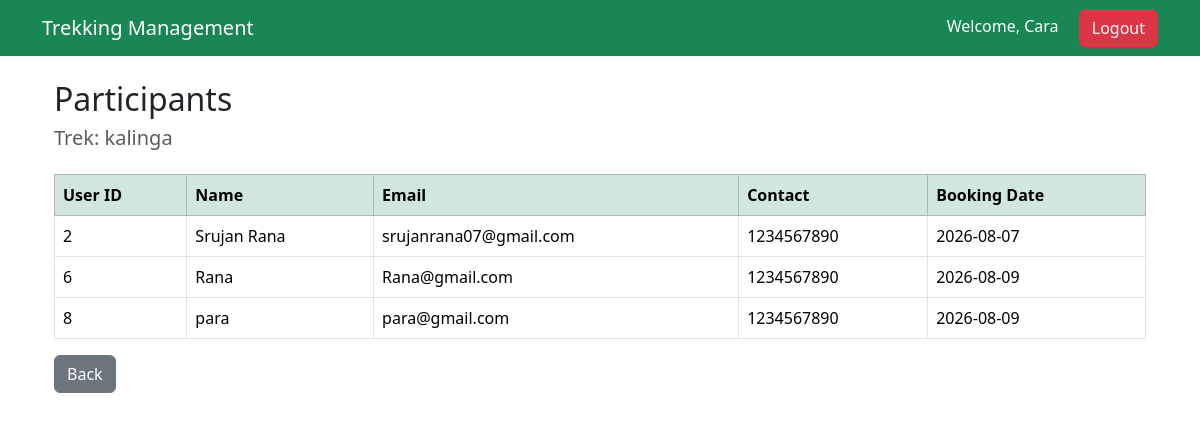
The app's page /staff/participants/1 (signed in) with its own data.
### models.py (models this page shows)
class User(UserMixin, db.Model):
    __tablename__ = "users"
    id = db.Column(db.Integer, primary_key=True)
    name = db.Column(db.String(100), nullable=False)
    email = db.Column(db.String(120), unique=True, nullable=False)
    password = db.Column(db.String(200), nullable=False)
    role = db.Column(db.String(20), nullable=False)
    status = db.Column(db.String(20), default="pending")
    contact = db.Column(db.String(20))

class Trek(db.Model):
    __tablename__ = "treks"
    id = db.Column(db.Integer, primary_key=True)
    name = db.Column(db.String(100), nullable=False)
    location = db.Column(db.String(100))
    difficulty = db.Column(db.String(30))
    duration = db.Column(db.Integer)
    available_slots = db.Column(db.Integer)
    status = db.Column(db.String(20), default="Open")
    start_date = db.Column(db.Date)
    end_date = db.Column(db.Date)
    description = db.Column(db.Text)
    staff_id = db.Column(
        db.Integer,
        db.ForeignKey("users.id")
    )

class Booking(db.Model):
    __tablename__ = "bookings"
    id = db.Column(db.Integer, primary_key=True)
    booking_date = db.Column(db.Date)
    status = db.Column(db.String(20), default="Booked")
    user_id = db.Column(
        db.Integer,
        db.ForeignKey("users.id")
    )
    trek_id = db.Column(
        db.Integer,
        db.ForeignKey("treks.id")
    )

### routes/staff.py (the view)
@staff.route("/participants/<int:trek_id>")
@login_required
def view_participants(trek_id):
    if current_user.role != "staff":
        return "Access Denied"
    trek = Trek.query.get_or_404(trek_id)
    if trek.staff_id != current_user.id:
        return "Access Denied"
    bookings = Booking.query.filter_by(
        trek_id=trek.id,
        status="Booked"
    ).all()
    user_dict = {
        user.id: user
        for user in User.query.all()
    }
    return render_template(
        "staff/participants.html",
        trek=trek,
        bookings=bookings,
        user_dict=user_dict
    )

### app.py (called while the page is built)
@login_manager.user_loader
def load_user(user_id):
    return User.query.get(int(user_id))

### templates/staff/participants.html
{% extends "base.html" %}
{% block content %}
<div class="container mt-4">
    <h2>Participants</h2>
    <h5 class="text-muted">
        Trek: {{ trek.name }}
    </h5>
    <table class="table table-bordered table-hover mt-4">
        <thead class="table-success">
            <tr>
                <th>User ID</th>
                <th>Name</th>
                <th>Email</th>
                <th>Contact</th>
                <th>Booking Date</th>
            </tr>
        </thead>
        <tbody>
            {% if bookings %}
                {% for booking in bookings %}
                {% set participant = user_dict.get(booking.user_id) %}
                <tr>
                    <td>{{ participant.id }}</td>
                    <td>{{ participant.name }}</td>
                    <td>{{ participant.email }}</td>
                    <td>{{ participant.contact }}</td>
                    <td>{{ booking.booking_date }}</td>
                </tr>
                {% endfor %}
            {% else %}
                <tr>
                    <td colspan="5" class="text-center">
                        No participants have booked this trek.
                    </td>
                </tr>
            {% endif %}
        </tbody>
    </table>
    <a href="{{ url_for('staff.assigned_treks') }}"
       class="btn btn-secondary">
        Back
    </a>
</div>
{% endblock %}

### templates/base.html (shortened to what this page needs)
<!DOCTYPE html>
<html>
<head>
    <link href="https://cdn.jsdelivr.net/npm/bootstrap@5.3.3/dist/css/bootstrap.min.css"
          rel="stylesheet">
</head>
<body>
<nav class="navbar navbar-expand-lg navbar-dark bg-success">
    <div class="container">
        <a class="navbar-brand" href="{{ url_for('home') }}">
            Trekking Management
        </a>
        <div class="ms-auto">
            {% if current_user.is_authenticated %}
                <span class="text-white me-3">
                    Welcome, {{ current_user.name }}
                </span>
                <a href="{{ url_for('auth.logout') }}" class="btn btn-danger">
                    Logout
                </a>
            {% endif %}
        </div>
    </div>
</nav>
<div class="container mt-4">
{% block content %}
{% endblock %}
</div>
</body>
</html>

### records on screen
User: name "Cara"
Trek: name "kalinga"
Booking: booking_date "2026-08-07"
User: id "2", name "Srujan Rana", email "srujanrana07@gmail.com", contact "1234567890"
Booking: booking_date "2026-08-09"
User: id "6", name "Rana", email "Rana@gmail.com", contact "1234567890"
Booking: booking_date "2026-08-09"
User: id "8", name "para", email "para@gmail.com", contact "1234567890"
